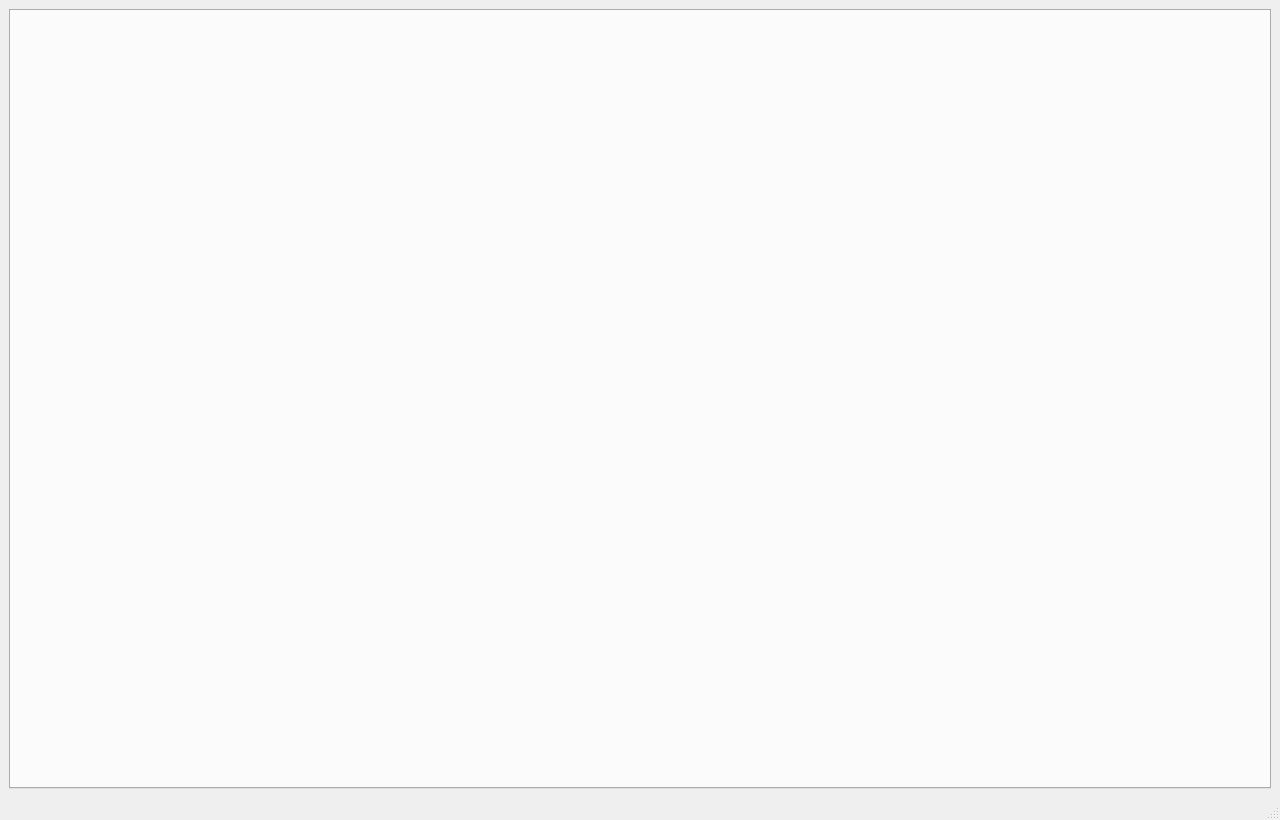
<?xml version="1.0" encoding="UTF-8"?>
<!-- Structure only. Every colour, size and spacing comes from the shared
     design system (theme/), which main.py applies to the whole application. -->
<ui version="4.0">
 <class>MainWindow</class>
 <widget class="QMainWindow" name="MainWindow">
  <property name="geometry">
   <rect>
    <x>0</x>
    <y>0</y>
    <width>1280</width>
    <height>820</height>
   </rect>
  </property>
  <property name="minimumSize">
   <size>
    <width>900</width>
    <height>820</height>
   </size>
  </property>
  <property name="windowTitle">
   <string>MainWindow</string>
  </property>
  <widget class="QWidget" name="centralwidget">
   <layout class="QHBoxLayout" name="centrallayout">
    <item>
     <widget class="QTabWidget" name="dronecontroltabs">
      <property name="currentIndex">
       <number>-1</number>
      </property>
     </widget>
    </item>
   </layout>
  </widget>
  <widget class="QStatusBar" name="statusbar"/>
 </widget>
 <resources/>
 <connections/>
</ui>
